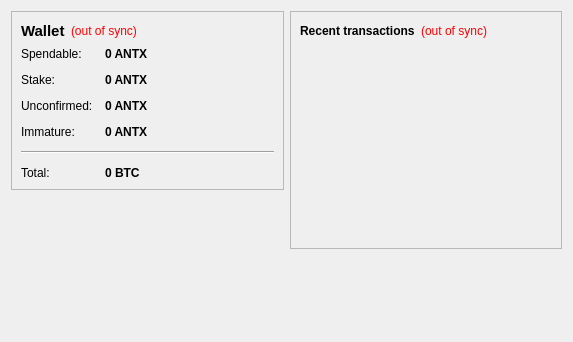
<?xml version="1.0" encoding="UTF-8"?>
<ui version="4.0">
 <class>OverviewPage</class>
 <widget class="QWidget" name="OverviewPage">
  <property name="geometry">
   <rect>
    <x>0</x>
    <y>0</y>
    <width>573</width>
    <height>342</height>
   </rect>
  </property>
  <property name="windowTitle">
   <string>Form</string>
  </property>
  <layout class="QHBoxLayout" name="horizontalLayout" stretch="1,1">
   <item>
    <layout class="QVBoxLayout" name="verticalLayout_2">
     <item>
      <widget class="QFrame" name="frame">
       <property name="frameShape">
        <enum>QFrame::StyledPanel</enum>
       </property>
       <property name="frameShadow">
        <enum>QFrame::Raised</enum>
       </property>
       <layout class="QVBoxLayout" name="verticalLayout_4">
        <item>
         <layout class="QHBoxLayout" name="horizontalLayout_4">
          <item>
           <widget class="QLabel" name="label_5">
            <property name="font">
             <font>
              <pointsize>11</pointsize>
              <weight>75</weight>
              <bold>true</bold>
             </font>
            </property>
            <property name="text">
             <string>Wallet</string>
            </property>
           </widget>
          </item>
          <item>
           <widget class="QLabel" name="labelWalletStatus">
            <property name="toolTip">
             <string>The displayed information may be out of date. Your wallet automatically synchronizes with the Antimatter network after a connection is established, but this process has not completed yet.</string>
            </property>
            <property name="styleSheet">
             <string notr="true">QLabel { color: red; }</string>
            </property>
            <property name="text">
             <string notr="true">(out of sync)</string>
            </property>
            <property name="alignment">
             <set>Qt::AlignLeading|Qt::AlignLeft|Qt::AlignVCenter</set>
            </property>
           </widget>
          </item>
          <item>
           <spacer name="horizontalSpacer_2">
            <property name="orientation">
             <enum>Qt::Horizontal</enum>
            </property>
            <property name="sizeHint" stdset="0">
             <size>
              <width>40</width>
              <height>20</height>
             </size>
            </property>
           </spacer>
          </item>
         </layout>
        </item>
        <item>
         <layout class="QFormLayout" name="formLayout_2">
          <property name="fieldGrowthPolicy">
           <enum>QFormLayout::AllNonFixedFieldsGrow</enum>
          </property>
          <property name="horizontalSpacing">
           <number>12</number>
          </property>
          <property name="verticalSpacing">
           <number>12</number>
          </property>
          <item row="0" column="0">
           <widget class="QLabel" name="label">
            <property name="text">
             <string>Spendable:</string>
            </property>
           </widget>
          </item>
          <item row="0" column="1">
           <widget class="QLabel" name="labelBalance">
            <property name="font">
             <font>
              <weight>75</weight>
              <bold>true</bold>
             </font>
            </property>
            <property name="cursor">
             <cursorShape>IBeamCursor</cursorShape>
            </property>
            <property name="toolTip">
             <string>Your current spendable balance</string>
            </property>
            <property name="text">
             <string notr="true">0 ANTX</string>
            </property>
            <property name="textInteractionFlags">
             <set>Qt::LinksAccessibleByMouse|Qt::TextSelectableByKeyboard|Qt::TextSelectableByMouse</set>
            </property>
           </widget>
          </item>
          <item row="1" column="0">
           <widget class="QLabel" name="label_6">
            <property name="text">
             <string>Stake:</string>
            </property>
           </widget>
          </item>
          <item row="1" column="1">
           <widget class="QLabel" name="labelStake">
            <property name="font">
             <font>
              <weight>75</weight>
              <bold>true</bold>
             </font>
            </property>
            <property name="cursor">
             <cursorShape>IBeamCursor</cursorShape>
            </property>
            <property name="toolTip">
             <string>Total of coins that was staked, and do not yet count toward the current balance</string>
            </property>
            <property name="text">
             <string notr="true">0 ANTX</string>
            </property>
            <property name="textInteractionFlags">
             <set>Qt::LinksAccessibleByMouse|Qt::TextSelectableByKeyboard|Qt::TextSelectableByMouse</set>
            </property>
           </widget>
          </item>
          <item row="2" column="0">
           <widget class="QLabel" name="label_3">
            <property name="text">
             <string>Unconfirmed:</string>
            </property>
           </widget>
          </item>
          <item row="2" column="1">
           <widget class="QLabel" name="labelUnconfirmed">
            <property name="font">
             <font>
              <weight>75</weight>
              <bold>true</bold>
             </font>
            </property>
            <property name="cursor">
             <cursorShape>IBeamCursor</cursorShape>
            </property>
            <property name="toolTip">
             <string>Total of transactions that have yet to be confirmed, and do not yet count toward the current balance</string>
            </property>
            <property name="text">
             <string notr="true">0 ANTX</string>
            </property>
            <property name="textInteractionFlags">
             <set>Qt::LinksAccessibleByMouse|Qt::TextSelectableByKeyboard|Qt::TextSelectableByMouse</set>
            </property>
           </widget>
          </item>
          <item row="3" column="0">
           <widget class="QLabel" name="labelImmatureText">
            <property name="text">
             <string>Immature:</string>
            </property>
           </widget>
          </item>
          <item row="3" column="1">
           <widget class="QLabel" name="labelImmature">
            <property name="font">
             <font>
              <weight>75</weight>
              <bold>true</bold>
             </font>
            </property>
            <property name="toolTip">
             <string>Mined balance that has not yet matured</string>
            </property>
            <property name="text">
             <string notr="true">0 ANTX</string>
            </property>
            <property name="textInteractionFlags">
             <set>Qt::LinksAccessibleByMouse|Qt::TextSelectableByKeyboard|Qt::TextSelectableByMouse</set>
            </property>
           </widget>
          </item>
          <item row="4" column="0" colspan="2">
           <widget class="Line" name="line">
            <property name="orientation">
             <enum>Qt::Horizontal</enum>
            </property>
           </widget>
          </item>
          <item row="5" column="0">
           <widget class="QLabel" name="labelTotalText">
            <property name="text">
             <string>Total:</string>
            </property>
           </widget>
          </item>
          <item row="5" column="1">
           <widget class="QLabel" name="labelTotal">
            <property name="font">
             <font>
              <weight>75</weight>
              <bold>true</bold>
             </font>
            </property>
            <property name="cursor">
             <cursorShape>IBeamCursor</cursorShape>
            </property>
            <property name="toolTip">
             <string>Your current total balance</string>
            </property>
            <property name="text">
             <string notr="true">0 BTC</string>
            </property>
            <property name="textInteractionFlags">
             <set>Qt::LinksAccessibleByMouse|Qt::TextSelectableByKeyboard|Qt::TextSelectableByMouse</set>
            </property>
           </widget>
          </item>
         </layout>
        </item>
       </layout>
      </widget>
     </item>
     <item>
      <spacer name="verticalSpacer">
       <property name="orientation">
        <enum>Qt::Vertical</enum>
       </property>
       <property name="sizeHint" stdset="0">
        <size>
         <width>20</width>
         <height>40</height>
        </size>
       </property>
      </spacer>
     </item>
    </layout>
   </item>
   <item>
    <layout class="QVBoxLayout" name="verticalLayout_3">
     <item>
      <widget class="QFrame" name="frame_2">
       <property name="frameShape">
        <enum>QFrame::StyledPanel</enum>
       </property>
       <property name="frameShadow">
        <enum>QFrame::Raised</enum>
       </property>
       <layout class="QVBoxLayout" name="verticalLayout">
        <item>
         <layout class="QHBoxLayout" name="horizontalLayout_2">
          <item>
           <widget class="QLabel" name="label_4">
            <property name="text">
             <string>&lt;b&gt;Recent transactions&lt;/b&gt;</string>
            </property>
           </widget>
          </item>
          <item>
           <widget class="QLabel" name="labelTransactionsStatus">
            <property name="toolTip">
             <string>The displayed information may be out of date. Your wallet automatically synchronizes with the Antimatter network after a connection is established, but this process has not completed yet.</string>
            </property>
            <property name="styleSheet">
             <string notr="true">QLabel { color: red; }</string>
            </property>
            <property name="text">
             <string notr="true">(out of sync)</string>
            </property>
            <property name="alignment">
             <set>Qt::AlignRight|Qt::AlignTrailing|Qt::AlignVCenter</set>
            </property>
           </widget>
          </item>
          <item>
           <spacer name="horizontalSpacer">
            <property name="orientation">
             <enum>Qt::Horizontal</enum>
            </property>
            <property name="sizeHint" stdset="0">
             <size>
              <width>40</width>
              <height>20</height>
             </size>
            </property>
           </spacer>
          </item>
         </layout>
        </item>
        <item>
         <widget class="QListView" name="listTransactions">
          <property name="styleSheet">
           <string notr="true">QListView { background: transparent; }</string>
          </property>
          <property name="frameShape">
           <enum>QFrame::NoFrame</enum>
          </property>
          <property name="verticalScrollBarPolicy">
           <enum>Qt::ScrollBarAlwaysOff</enum>
          </property>
          <property name="horizontalScrollBarPolicy">
           <enum>Qt::ScrollBarAlwaysOff</enum>
          </property>
          <property name="selectionMode">
           <enum>QAbstractItemView::NoSelection</enum>
          </property>
         </widget>
        </item>
       </layout>
      </widget>
     </item>
     <item>
      <spacer name="verticalSpacer_2">
       <property name="orientation">
        <enum>Qt::Vertical</enum>
       </property>
       <property name="sizeHint" stdset="0">
        <size>
         <width>20</width>
         <height>40</height>
        </size>
       </property>
      </spacer>
     </item>
    </layout>
   </item>
  </layout>
 </widget>
 <resources/>
 <connections/>
</ui>
